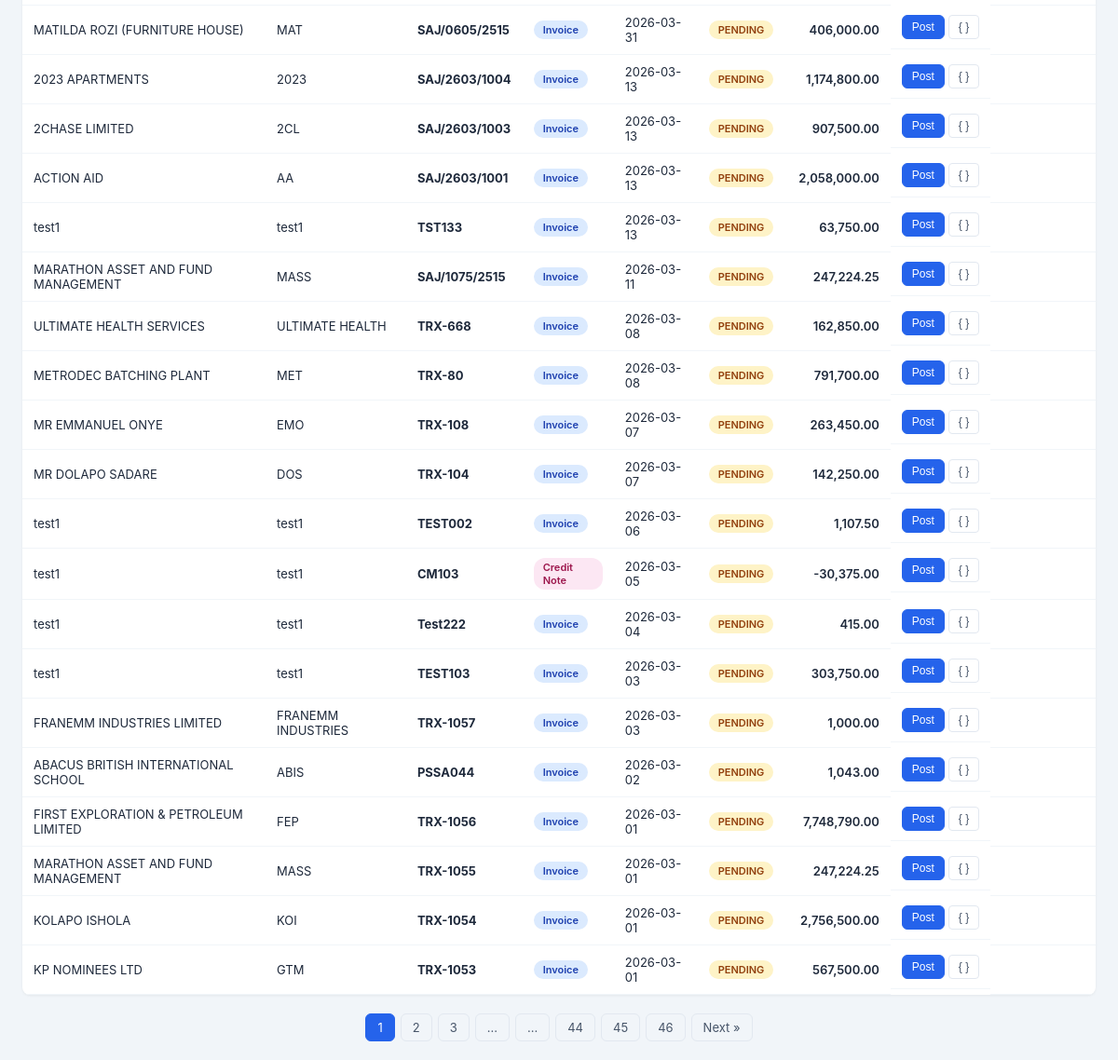
Before: / (lower part) with the older database file.
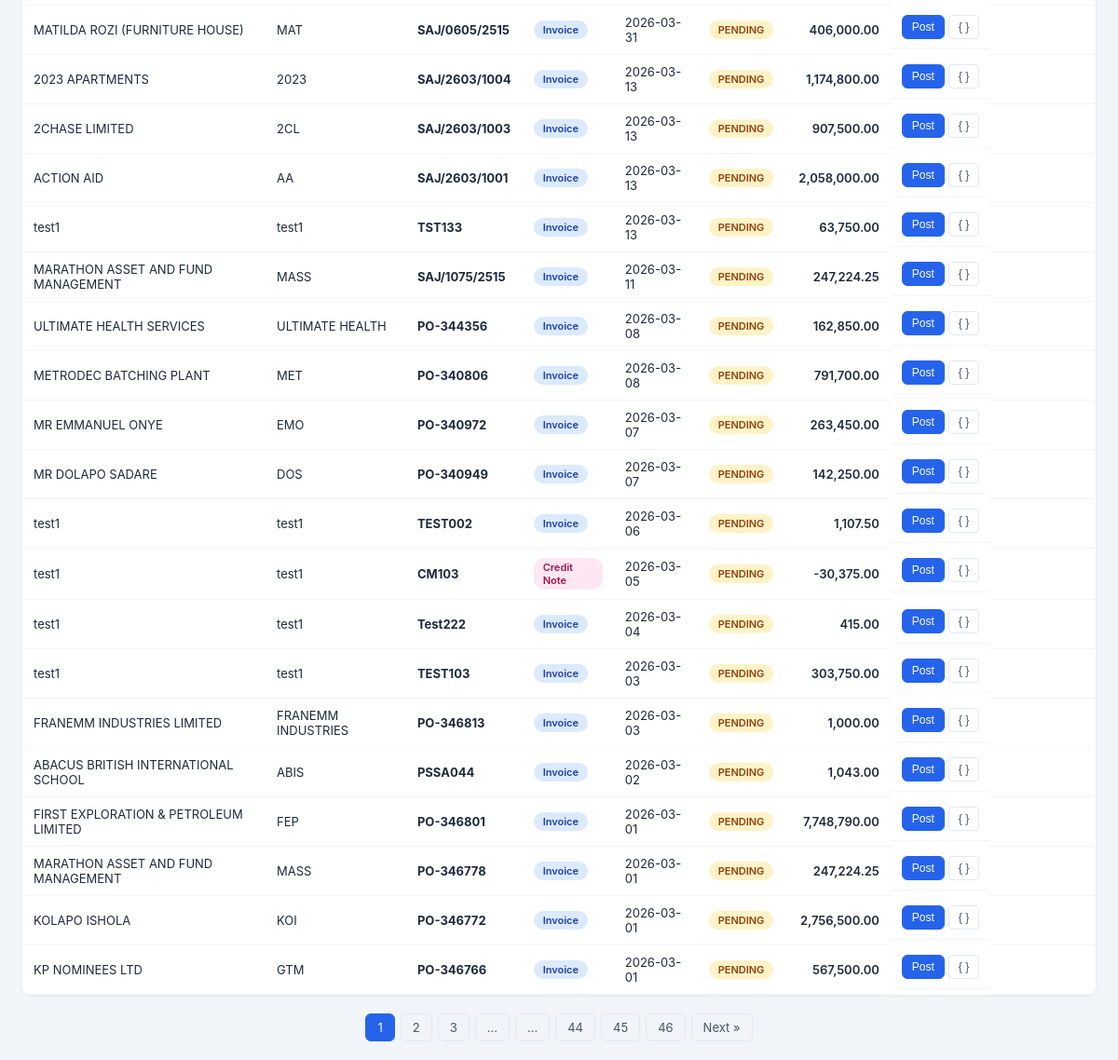
After: the same page with the newer database file.
### tables this page shows
CREATE TABLE invoices (
                post_order          INTEGER PRIMARY KEY,
                trx_number          INTEGER,
                invoice_num         TEXT,
                customer_name       TEXT,
                customer_id         TEXT,
                customer_tin        TEXT,
                customer_email      TEXT,
                customer_phone      TEXT,
                customer_address    TEXT,
                customer_city       TEXT,
                invoice_date        TEXT,
                amount              REAL    DEFAULT 0,
                vat_amount          REAL    DEFAULT 0,
                status              TEXT    DEFAULT 'pending',
                irn                 TEXT,
                qr_code             TEXT,
                posted_at           TEXT,
                error_message       TEXT,
                api_response        TEXT,
                invoice_description TEXT,
                invoice_type        TEXT    DEFAULT 'Invoice',
                last_synced         TEXT
            );

### app.py (the view)
@app.route("/")
def index():
    page = request.args.get("page", 1, type=int)
    q = request.args.get("q", "").strip()
    status_filter = request.args.get("status", "").strip()
    try:
        all_stats = db_read("SELECT status, COUNT(*) as cnt FROM invoices GROUP BY status")
        stats = {"total": 0, "posted": 0, "pending": 0, "failed": 0, "credit_notes": 0, "invoices_count": 0}
        for s in all_stats: stats[s["status"]] = s["cnt"]; stats["total"] += s["cnt"]
        type_stats = db_read("SELECT invoice_type, COUNT(*) as cnt FROM invoices GROUP BY invoice_type")
        for t in type_stats:
            if t["invoice_type"] == "Credit Note": stats["credit_notes"] = t["cnt"]
            elif t["invoice_type"] == "Invoice": stats["invoices_count"] = t["cnt"]
        where_parts = []
        params = []
        if q:
            where_parts.append(
                "(LOWER(customer_name) LIKE ? OR LOWER(customer_id) LIKE ? OR LOWER(invoice_num) LIKE ?)"
            )
            like = f"%{q.lower()}%"
            params += [like, like, like]
        if status_filter and status_filter in ("pending", "posted", "failed"):
            where_parts.append("status = ?")
            params.append(status_filter)
        where_sql = ("WHERE " + " AND ".join(where_parts)) if where_parts else ""
        count_row = db_read_one(f"SELECT COUNT(*) as cnt FROM invoices {where_sql}", tuple(params))
        total = count_row["cnt"] if count_row else 0
        total_pages = max(1, (total + PER_PAGE - 1) // PER_PAGE)
        page = max(1, min(page, total_pages))
        offset = (page - 1) * PER_PAGE
        invoices = db_read(
            f"SELECT * FROM invoices {where_sql} ORDER BY invoice_date DESC, trx_number DESC LIMIT ? OFFSET ?",
            tuple(params) + (PER_PAGE, offset)
        )
    except:
        invoices=[]; stats={"total":0,"posted":0,"pending":0,"failed":0,"credit_notes":0,"invoices_count":0}; total=0; total_pages=1; page=1
    return render_template(
        "index.html",
        invoices=invoices, stats=stats,
        page=page, total_pages=total_pages, total=total,
        q=q, status_filter=status_filter
    )

### app.py (called while the page is built)
def _open_db():
    conn = sqlite3.connect(DB_PATH, timeout=30)
    conn.row_factory = sqlite3.Row
    conn.execute("PRAGMA journal_mode=WAL")
    conn.execute("PRAGMA busy_timeout=10000")
    return conn

def db_read(sql, params=()):
    with _db_lock:
        conn = _open_db()
        try: return [dict(r) for r in conn.execute(sql, params).fetchall()]
        finally: conn.close()

def db_read_one(sql, params=()):
    with _db_lock:
        conn = _open_db()
        try:
            row = conn.execute(sql, params).fetchone()
            return dict(row) if row else None
        finally: conn.close()

### templates/index.html (shortened to what this page needs)
<!DOCTYPE html>
<html lang="en">
<head>
</head>
<body>
<div class="table-wrap">
<table>
    <tbody>
        {% for inv in invoices %}
        <tr>
            <td>{{ inv.customer_name }}</td>
            <td>{{ inv.customer_id }}</td>
            <td><strong>{{ inv.invoice_num }}</strong></td>
            <td>
                {% if inv.invoice_type == 'Credit Note' %}
                    <span class="badge badge-credit">Credit Note</span>
                {% elif inv.invoice_type == 'Debit Note' %}
                    <span class="badge badge-debit">Debit Note</span>
                {% else %}
                    <span class="badge badge-invoice">Invoice</span>
                {% endif %}
            </td>
            <td>{{ inv.invoice_date }}</td>
            <td>
                {% if inv.status == 'posted' %}<span class="badge badge-posted">POSTED</span>
                {% elif inv.status == 'failed' %}<span class="badge badge-failed">FAILED</span>
                    <button class="btn-ghost" onclick="showError({{ inv.trx_number }})" title="View full error" style="color:var(--red);font-size:11px;padding:2px 6px;margin-left:4px">&#9888; Error</button>
                {% else %}<span class="badge badge-pending">PENDING</span>{% endif %}
            </td>
            <td style="text-align:right;font-weight:600">{{ "{:,.2f}".format(inv.amount) }}</td>
            <td class="actions-cell">
                {% if inv.status == 'posted' %}
                    <span style="color:var(--green);font-size:12px;font-weight:600">&#10003; Done</span>
                {% elif inv.status == 'failed' %}
                    <button class="btn btn-sm" style="background:var(--red);color:white" onclick="postInvoice({{ inv.trx_number }}, this)">Retry</button>
                {% else %}
                    <button class="btn btn-primary btn-sm" onclick="postInvoice({{ inv.trx_number }}, this)">Post</button>
                {% endif %}
                <button class="btn-ghost" onclick="previewPayload({{ inv.trx_number }})" title="Preview JSON payload">{ }</button>
            </td>
            <td>
            </td>
        </tr>
        {% endfor %}
    </tbody>
</table>
</div>
{% if total_pages > 1 %}
<div class="pagination">
    {% set base_url = '?q=' ~ q ~ '&status=' ~ status_filter ~ '&page=' %}
    {% for p in range(1, total_pages + 1) %}
        {% if p == page %}<span class="active">{{ p }}</span>
        {% elif p <= 3 or p > total_pages - 3 or (p >= page - 2 and p <= page + 2) %}<a href="{{ base_url ~ p }}">{{ p }}</a>
        {% elif p == 4 or p == total_pages - 3 %}<span>...</span>{% endif %}
    {% endfor %}
    {% if page < total_pages %}<a href="{{ base_url ~ (page + 1) }}">Next &raquo;</a>{% endif %}
</div>
{% endif %}
</body>
</html>

### templates/index.html (style rules this page uses)
:root { --navy: #0f172a; --blue: #2563eb; --green: #16a34a; --red: #dc2626; --amber: #d97706; --slate50: #f8fafc; --slate100: #f1f5f9; --slate200: #e2e8f0; --slate400: #94a3b8; --slate500: #64748b; --slate600: #475569; --slate800: #1e293b; }
* { margin: 0; padding: 0; box-sizing: border-box; }
body { font-family: -apple-system, BlinkMacSystemFont, 'Segoe UI', sans-serif; background: var(--slate100); color: var(--slate800); }
.btn { display: inline-flex; align-items: center; gap: 6px; padding: 8px 14px; border: 1px solid var(--slate200); border-radius: 6px; background: white; font-size: 13px; cursor: pointer; font-weight: 500; transition: all 0.15s; }
.btn-primary { background: var(--blue); color: white; border-color: var(--blue); }
.btn-sm { padding: 5px 10px; font-size: 12px; }
.table-wrap { padding: 0 24px 20px; }
table { width: 100%; border-collapse: collapse; background: white; border-radius: 8px; overflow: hidden; box-shadow: 0 1px 3px rgba(0,0,0,0.06); }
td { padding: 10px 12px; font-size: 13px; border-bottom: 1px solid var(--slate100); }
.badge { display: inline-block; padding: 3px 10px; border-radius: 12px; font-size: 11px; font-weight: 600; }
.badge-pending { background: #fef3c7; color: #92400e; }
.badge-invoice { background: #dbeafe; color: #1e40af; }
.badge-credit { background: #fce7f3; color: #9d174d; }
.pagination { display: flex; justify-content: center; gap: 6px; padding: 0 24px 20px; }
.pagination a, .pagination span { padding: 6px 12px; border-radius: 6px; font-size: 13px; text-decoration: none; border: 1px solid var(--slate200); color: var(--slate600); }
.pagination .active { background: var(--blue); color: white; border-color: var(--blue); }
.actions-cell { white-space: nowrap; display: flex; gap: 4px; align-items: center; }
.btn-ghost { background: none; border: 1px solid var(--slate200); color: var(--slate600); padding: 5px 10px; font-size: 12px; border-radius: 4px; cursor: pointer; }

Changed rows visible on the page:
changed invoices "ULTIMATE HEALTH SERVICES": invoice_num "TRX-668" → "PO-344356"
changed invoices "METRODEC BATCHING PLANT": invoice_num "TRX-80" → "PO-340806"
changed invoices "MR EMMANUEL ONYE": invoice_num "TRX-108" → "PO-340972"
changed invoices "MR DOLAPO SADARE": invoice_num "TRX-104" → "PO-340949"
changed invoices "FRANEMM INDUSTRIES LIMITED": invoice_num "TRX-1057" → "PO-346813"
changed invoices "FIRST EXPLORATION & PETROLEUM LIMITED": invoice_num "TRX-1056" → "PO-346801"
changed invoices (number 19 of 21 on the later page): invoice_num "TRX-1055" → "PO-346778"
changed invoices "KOLAPO ISHOLA": invoice_num "TRX-1054" → "PO-346772"
changed invoices "KP NOMINEES LTD": invoice_num "TRX-1053" → "PO-346766"
